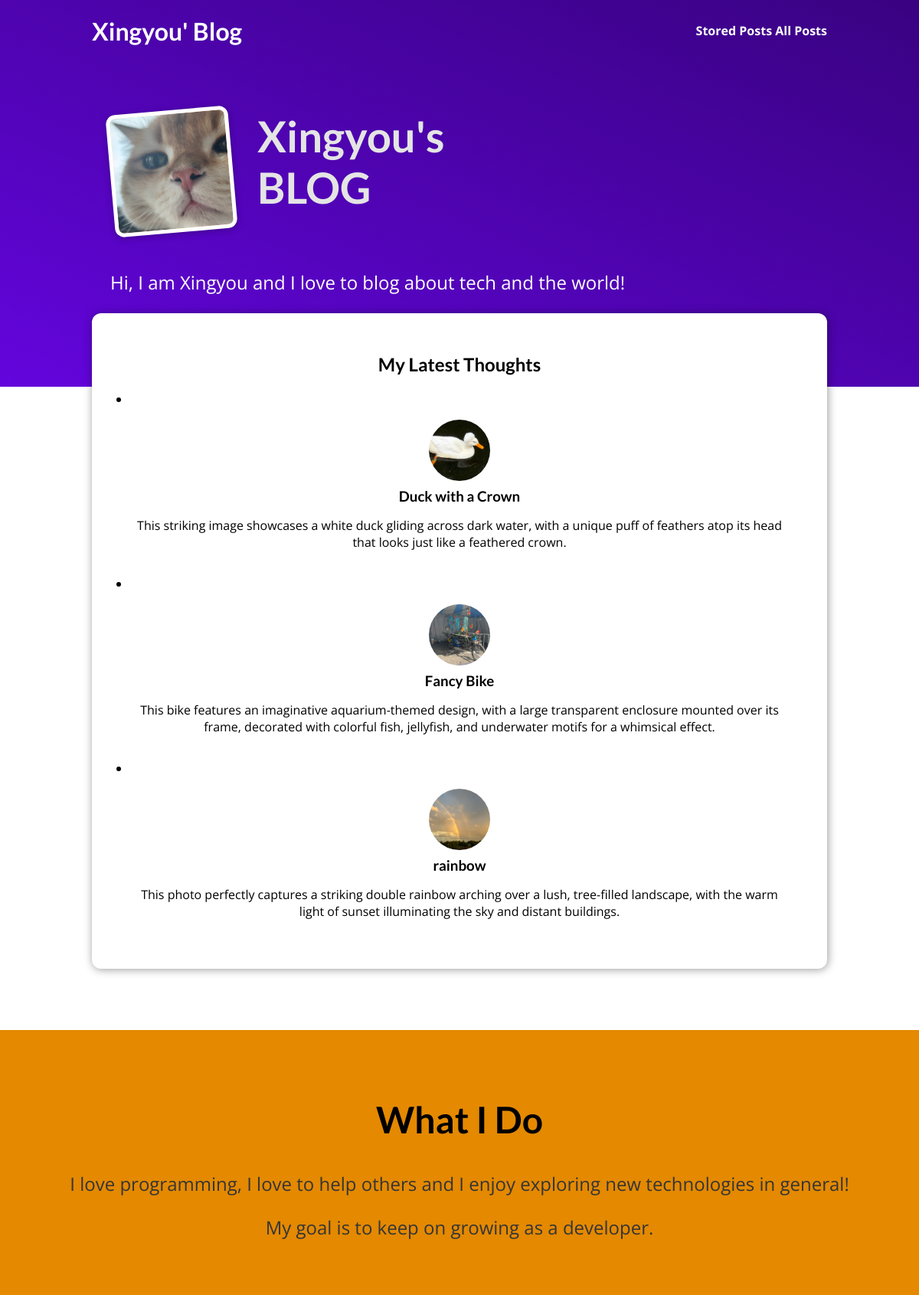
The page / on the database its author committed.
### blog/models.py (models this page shows, shortened)
class Post(models.Model):
    title = models.CharField(max_length=200)
    excerpt = models.CharField(max_length=500)
    image = models.ImageField(upload_to='posts/', null=True)
    date = models.DateField(auto_now=True)
    slug = models.SlugField(unique=True, db_index=True)
    content = models.TextField(validators=[MinLengthValidator(10)])
    author = models.ForeignKey(Author, on_delete=models.SET_NULL, null=True, related_name='posts' )
    tag = models.ManyToManyField(Tag)

### blog/views.py (the view)
# urls.py: path('', views.StartingPageView.as_view(), name='starting-page'),
class StartingPageView(ListView):
    template_name = "blog/index.html"
    model = Post
    context_object_name = "posts"
    queryset = Post.objects.all().order_by("-date")[:3]

### blog/templates/blog/index.html (shortened to what this page needs)
{% extends "base.html" %}
{% load static %}
{% block css_files %}
  <link rel="stylesheet" href="{% static "blog/post.css" %}" />
  <link rel="stylesheet" href="{% static "blog/index.css" %}" />
{% endblock %}
{% block content %}
<section id="welcome">
  <header>
    <img src="{% static "blog/images/bt.jpeg" %}" alt="Xingyou - The Author Of This Blog" />
    <h2>Xingyou's BLOG</h2>
  </header>
  <p>Hi, I am Xingyou and I love to blog about tech and the world!</p>
</section>
<section id="latest-posts">
  <h2>My Latest Thoughts</h2>
    {% for post in posts %}
      {% include "blog/includes/post.html" %}
    {% endfor %}
</section>
<section id="about">
  <h2>What I Do</h2>
  <p>
    I love programming, I love to help others and I enjoy exploring new
    technologies in general!
  </p>
  <p>
    My goal is to keep on growing as a developer.
  </p>
</section>
{% endblock %}

### blog/templates/blog/includes/post.html
{% load static %}
<li>
  <article class="post">
    <a href="{% url "post-detail-page" post.slug %}">
      <img src="{{post.image.url}}" alt="{{ post.title }}"
      />
      <div class="post_content">
        <h3>{{ post.title }}</h3>
        <p>
          {{ post.excerpt }}
        </p>
      </div>
    </a>
  </article>
</li>

### static/app.css (style rules this page uses)
* { box-sizing: border-box; }
html { font-family: 'Open Sans', 'Lato', sans-serif; }
body { margin: 0; }
h1, h2, h3 { font-family: 'Lato', sans-serif; font-weight: bold; }

### blog/static/blog/post.css (style rules this page uses)
.post { display: flex; flex-direction: column; align-items: center; text-align: center; }
.post a { text-decoration: none; color: black; transition: all 0.2s ease; padding: 1rem; }
.post img { width: 5rem; height: 5rem; object-fit: cover; border-radius: 50%; }
.post h3 { margin: 0.25rem 0; }

### blog/static/blog/index.css (style rules this page uses)
#welcome { background: linear-gradient(to right top, #6305dd, #390281); padding: 6rem 12%; }
#welcome header { display: flex; align-items: flex-start; margin: 3rem auto; }
#welcome img { width: 10rem; height: 10rem; object-fit: cover; object-position: top; border: 5px solid white; border-radius: 12px; background-color: #ffe1bf; transform: rotateZ(-5deg); box-shadow: 0 2px 8px rgba(0, 0, 0, 0.25); }
#welcome h2 { font-size: 3.5rem; margin: 0 0 0 2rem; color: #e4e4e4; width: 10rem; }
#welcome p { color: white; font-size: 1.5rem; }
#latest-posts { background-color: white; padding: 2rem; border-radius: 12px; width: 60rem; margin: -6rem auto 2rem auto; box-shadow: 1px 1px 12px rgba(0, 0, 0, 0.4); }
#latest-posts h2 { text-align: center; }
#latest-posts li { flex: 1; }
#about { text-align: center; padding: 3rem; background-color: #e48900; margin-top: 5rem; }
#about h2 { font-size: 3rem; }
#about p { font-size: 1.5rem; color: #353535; }

### rows shown on the page
Post: image (picture), title "Duck with a Crown", excerpt "This striking image showcases a white duck gliding across dark water, with a unique puff of feathers atop its head that looks just like a feathered crown."
Post: image (picture), title "Fancy Bike", excerpt "This bike features an imaginative aquarium-themed design, with a large transparent enclosure mounted over its frame, decorated with colorful fish, jellyfish, and underwater motifs for a whimsical effect."
Post: image (picture), title "rainbow", excerpt "This photo perfectly captures a striking double rainbow arching over a lush, tree-filled landscape, with the warm light of sunset illuminating the sky and distant buildings."
